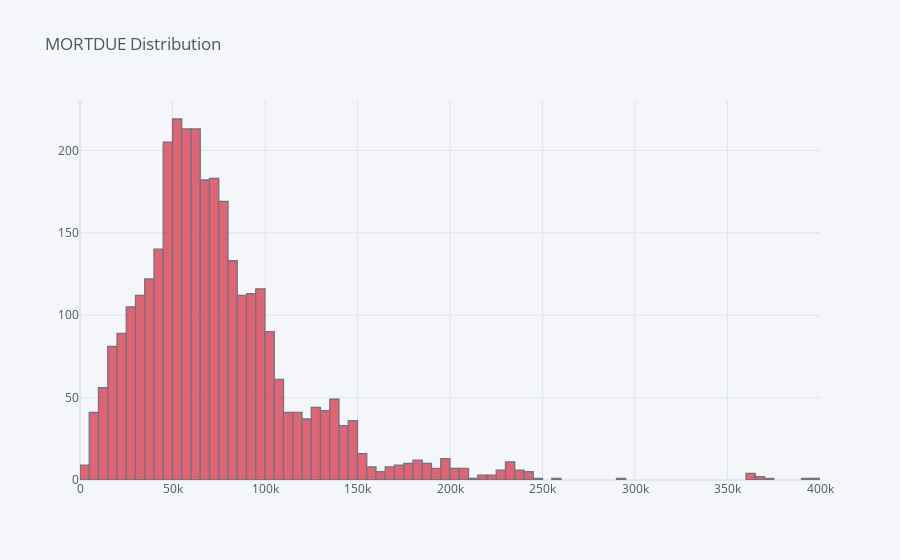
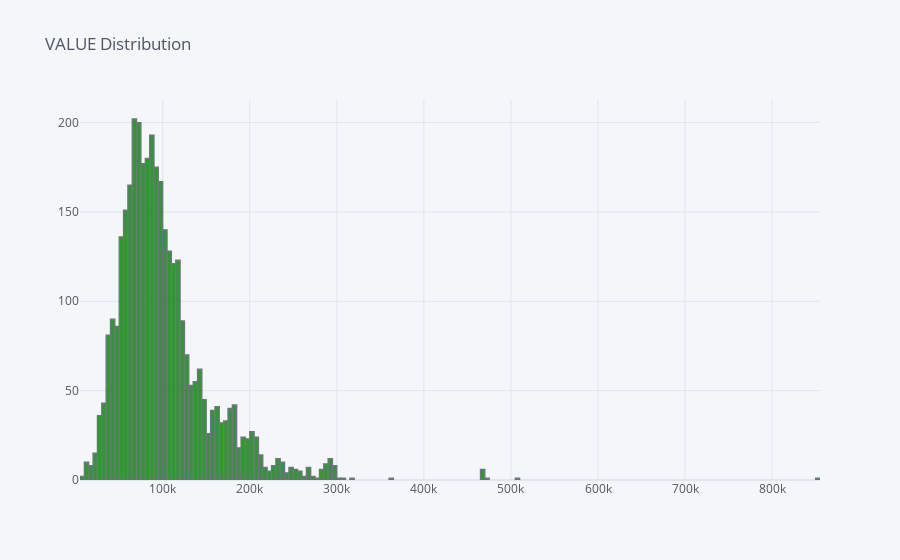
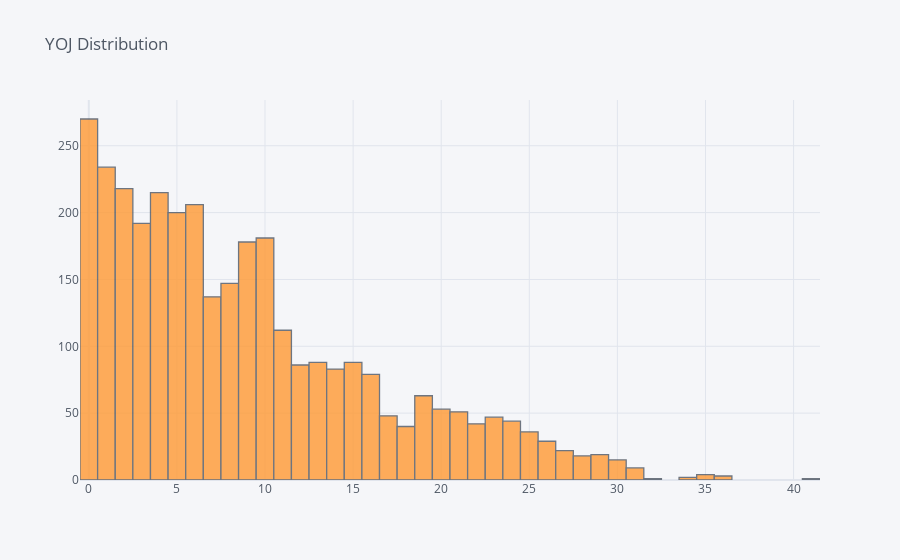
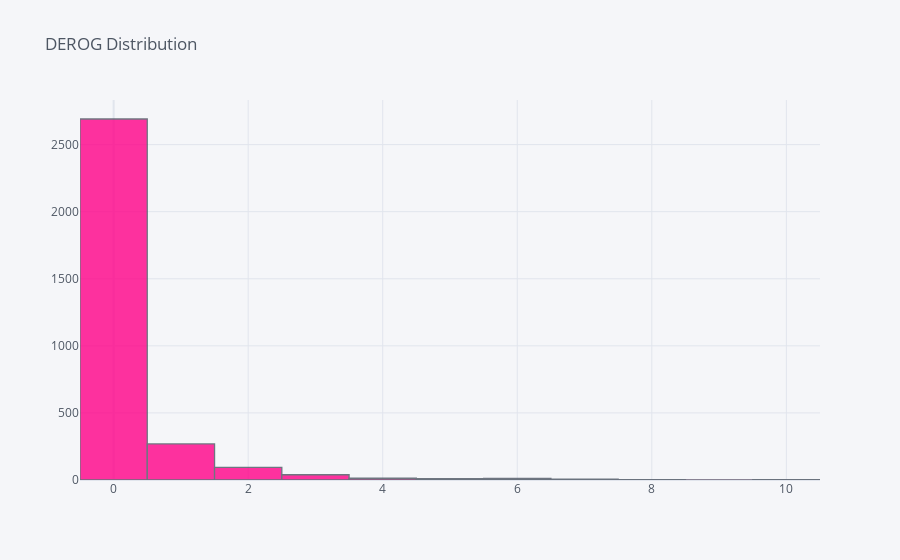

The code cell stored with these charts, in order, in its notebook:
### Markdown cell above
now we will visualize this data:

### Code cell
colors = ["red","green","orange","pink","cyan","red","green","orange","pink"]
for color,col in enumerate(Floats):    
    Train[col].iplot(kind='histogram',title = f"{col} Distribution",color = colors[color], filename='histogram-subplots')

### Figure 1 — Plotly figure (JSON) as saved in the notebook; plotly's stock layout.template omitted (floating-point values rounded to 4 significant figures; data arrays with more than 128 entries replaced by an {"elided": "..."} marker saying what was removed)
{"data": [{"histfunc": "count", "histnorm": "", "marker": {"color": "rgba(219, 64, 82, 1.0)", "line": {"color": "#4D5663", "width": 1.3}}, "name": "MORTDUE", "opacity": 0.8, "orientation": "v", "type": "histogram", "x": {"elided": "3576 float values"}}], "layout": {"autosize": true, "barmode": "overlay", "legend": {"bgcolor": "#F5F6F9", "font": {"color": "#4D5663"}}, "paper_bgcolor": "#F5F6F9", "plot_bgcolor": "#F5F6F9", "title": {"font": {"color": "#4D5663"}, "text": "MORTDUE Distribution"}, "xaxis": {"autorange": true, "gridcolor": "#E1E5ED", "range": [0, 400000], "showgrid": true, "tickfont": {"color": "#4D5663"}, "title": {"font": {"color": "#4D5663"}, "text": ""}, "type": "linear", "zerolinecolor": "#E1E5ED"}, "yaxis": {"autorange": true, "gridcolor": "#E1E5ED", "range": [0, 230.5], "showgrid": true, "tickfont": {"color": "#4D5663"}, "title": {"font": {"color": "#4D5663"}, "text": ""}, "zerolinecolor": "#E1E5ED"}}}

### Figure 2 — Plotly figure (JSON) as saved in the notebook; plotly's stock layout.template omitted (floating-point values rounded to 4 significant figures; data arrays with more than 128 entries replaced by an {"elided": "..."} marker saying what was removed)
{"data": [{"histfunc": "count", "histnorm": "", "marker": {"color": "rgba(0, 128, 0, 1.0)", "line": {"color": "#4D5663", "width": 1.3}}, "name": "VALUE", "opacity": 0.8, "orientation": "v", "type": "histogram", "x": {"elided": "3576 float values"}}], "layout": {"autosize": true, "barmode": "overlay", "legend": {"bgcolor": "#F5F6F9", "font": {"color": "#4D5663"}}, "paper_bgcolor": "#F5F6F9", "plot_bgcolor": "#F5F6F9", "title": {"font": {"color": "#4D5663"}, "text": "VALUE Distribution"}, "xaxis": {"autorange": true, "gridcolor": "#E1E5ED", "range": [5000, 855000], "showgrid": true, "tickfont": {"color": "#4D5663"}, "title": {"font": {"color": "#4D5663"}, "text": ""}, "type": "linear", "zerolinecolor": "#E1E5ED"}, "yaxis": {"autorange": true, "gridcolor": "#E1E5ED", "range": [0, 212.6], "showgrid": true, "tickfont": {"color": "#4D5663"}, "title": {"font": {"color": "#4D5663"}, "text": ""}, "zerolinecolor": "#E1E5ED"}}}

### Figure 3 — Plotly figure (JSON) as saved in the notebook; plotly's stock layout.template omitted (floating-point values rounded to 4 significant figures; data arrays with more than 128 entries replaced by an {"elided": "..."} marker saying what was removed)
{"data": [{"histfunc": "count", "histnorm": "", "marker": {"color": "rgba(255, 153, 51, 1.0)", "line": {"color": "#4D5663", "width": 1.3}}, "name": "YOJ", "opacity": 0.8, "orientation": "v", "type": "histogram", "x": {"elided": "3576 float values"}}], "layout": {"autosize": true, "barmode": "overlay", "legend": {"bgcolor": "#F5F6F9", "font": {"color": "#4D5663"}}, "paper_bgcolor": "#F5F6F9", "plot_bgcolor": "#F5F6F9", "title": {"font": {"color": "#4D5663"}, "text": "YOJ Distribution"}, "xaxis": {"autorange": true, "gridcolor": "#E1E5ED", "range": [-0.5, 41.5], "showgrid": true, "tickfont": {"color": "#4D5663"}, "title": {"font": {"color": "#4D5663"}, "text": ""}, "type": "linear", "zerolinecolor": "#E1E5ED"}, "yaxis": {"autorange": true, "gridcolor": "#E1E5ED", "range": [0, 284.2], "showgrid": true, "tickfont": {"color": "#4D5663"}, "title": {"font": {"color": "#4D5663"}, "text": ""}, "zerolinecolor": "#E1E5ED"}}}

### Figure 4 — Plotly figure (JSON) as saved in the notebook; plotly's stock layout.template omitted (floating-point values rounded to 4 significant figures; data arrays with more than 128 entries replaced by an {"elided": "..."} marker saying what was removed)
{"data": [{"histfunc": "count", "histnorm": "", "marker": {"color": "rgba(255, 0, 136, 1.0)", "line": {"color": "#4D5663", "width": 1.3}}, "name": "DEROG", "opacity": 0.8, "orientation": "v", "type": "histogram", "x": {"elided": "3576 int values"}}], "layout": {"autosize": true, "barmode": "overlay", "legend": {"bgcolor": "#F5F6F9", "font": {"color": "#4D5663"}}, "paper_bgcolor": "#F5F6F9", "plot_bgcolor": "#F5F6F9", "title": {"font": {"color": "#4D5663"}, "text": "DEROG Distribution"}, "xaxis": {"autorange": true, "gridcolor": "#E1E5ED", "range": [-0.5, 10.5], "showgrid": true, "tickfont": {"color": "#4D5663"}, "title": {"font": {"color": "#4D5663"}, "text": ""}, "type": "linear", "zerolinecolor": "#E1E5ED"}, "yaxis": {"autorange": true, "gridcolor": "#E1E5ED", "range": [0, 2833.0], "showgrid": true, "tickfont": {"color": "#4D5663"}, "title": {"font": {"color": "#4D5663"}, "text": ""}, "zerolinecolor": "#E1E5ED"}}}
